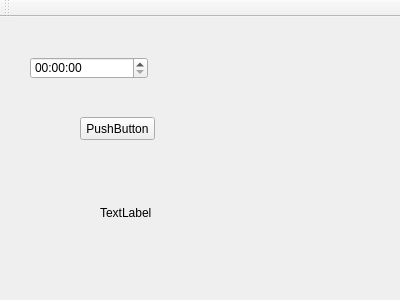
<?xml version="1.0" encoding="UTF-8"?>
<ui version="4.0">
 <class>MainWindow</class>
 <widget class="QMainWindow" name="MainWindow">
  <property name="geometry">
   <rect>
    <x>0</x>
    <y>0</y>
    <width>400</width>
    <height>300</height>
   </rect>
  </property>
  <property name="windowTitle">
   <string>MainWindow</string>
  </property>
  <widget class="QWidget" name="centralWidget">
   <widget class="QTimeEdit" name="timeEdit">
    <property name="geometry">
     <rect>
      <x>30</x>
      <y>40</y>
      <width>118</width>
      <height>22</height>
     </rect>
    </property>
   </widget>
   <widget class="QPushButton" name="button">
    <property name="geometry">
     <rect>
      <x>80</x>
      <y>100</y>
      <width>75</width>
      <height>23</height>
     </rect>
    </property>
    <property name="text">
     <string>PushButton</string>
    </property>
   </widget>
   <widget class="QLabel" name="label">
    <property name="geometry">
     <rect>
      <x>100</x>
      <y>190</y>
      <width>54</width>
      <height>12</height>
     </rect>
    </property>
    <property name="text">
     <string>TextLabel</string>
    </property>
   </widget>
  </widget>
  <widget class="QMenuBar" name="menuBar">
   <property name="geometry">
    <rect>
     <x>0</x>
     <y>0</y>
     <width>400</width>
     <height>23</height>
    </rect>
   </property>
  </widget>
  <widget class="QToolBar" name="mainToolBar">
   <attribute name="toolBarArea">
    <enum>TopToolBarArea</enum>
   </attribute>
   <attribute name="toolBarBreak">
    <bool>false</bool>
   </attribute>
  </widget>
 </widget>
 <layoutdefault spacing="6" margin="11"/>
 <resources/>
 <connections/>
</ui>
